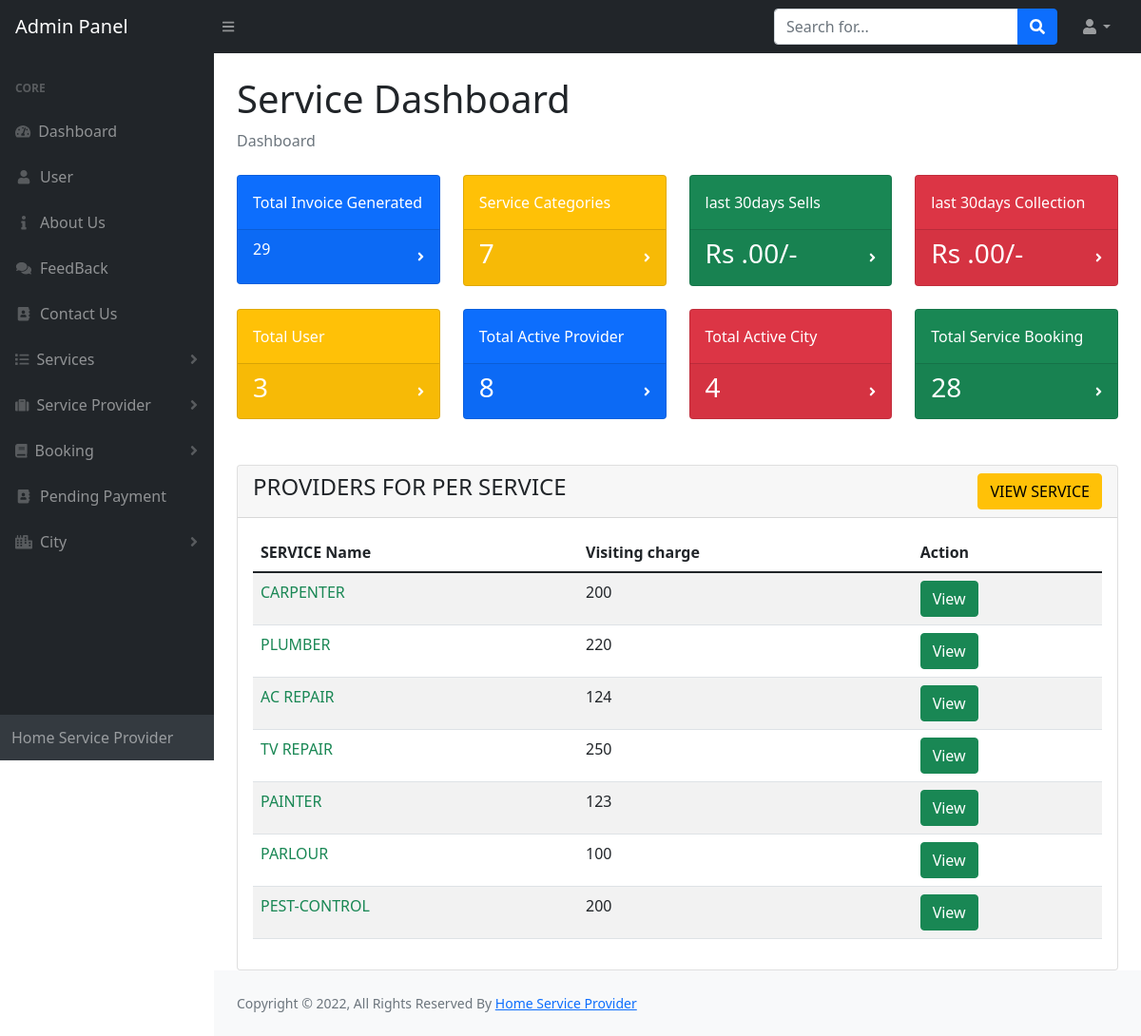
/admin/index.php (signed in), run on the app's committed database.
### tables this page shows
CREATE TABLE `services` (
  `sid` int(11) NOT NULL,
  `s_name` varchar(500) NOT NULL,
  `description` mediumtext NOT NULL,
  `s_img` varchar(500) NOT NULL,
  `visiting_price` varchar(100) NOT NULL
);

### admin/index.php (the view, shortened to what this page needs)
<?php
include('includes/header.php');
?>
 <div class="container-fluid px-4">
     <h1 class="mt-4">Service Dashboard</h1>
     <ol class="breadcrumb mb-4">
         <li class="breadcrumb-item active">Dashboard</li>
     </ol>
     <div class="row">
     <?php
                    $sqlcount = "SELECT (SELECT COUNT(*) FROM user u , invoice i  where i.uid= u.uid ) as u1,
                    (SELECT COUNT(*) FROM service_provider where status=1) as p1,
					(SELECT COUNT(*) FROM user) as u,
                    (SELECT COUNT(*) FROM city_mst where status=1) as c1,
                    (SELECT COUNT(*) FROM services) as s1,
					(SELECT sum(totalsubservice)  FROM invoice WHERE DATE(date) > (NOW() - INTERVAL 30 DAY)) as mt,
					(SELECT sum(round(visitingcharge/100*50))  FROM invoice WHERE company=3 AND DATE(date) > (NOW() - INTERVAL 30 DAY)) as mt1,
                    (SELECT COUNT(*) FROM booking where booking_status!='0')  as b1";
                    $resultcount =  mysqli_query($conn,$sqlcount);
                    if (mysqli_num_rows($resultcount)> 0) {
                    while($rowcount = mysqli_fetch_assoc($resultcount))
                        {
                    ?>
         <div class="col-xl-3 col-md-6">
             <div class="card bg-primary text-white mb-4">
                 <div class="card-body">Total Invoice Generated</div>
                 <div class="card-footer d-flex align-items-center justify-content-between">
                     <p><?php echo $rowcount['u1'];?></p>
                     <div class="small text-white"><i class="fas fa-angle-right"></i></div>
                 </div>
             </div>
         </div>
         <div class="col-xl-3 col-md-6">
             <div class="card bg-warning text-white mb-4">
                 <div class="card-body">Service Categories</div>
                 <div class="card-footer d-flex align-items-center justify-content-between">
                 <h3><?php echo $rowcount['s1'];?></h3>
                     <div class="small text-white"><i class="fas fa-angle-right"></i></div>
                 </div>
             </div>
         </div>
         <div class="col-xl-3 col-md-6">
             <div class="card bg-success text-white mb-4">
                 <div class="card-body">last 30days Sells</div>
                 <div class="card-footer d-flex align-items-center justify-content-between">
                 <h3>Rs <?php echo $rowcount['mt'];?>.00/-</h3>
                     <div class="small text-white"><i class="fas fa-angle-right"></i></div>
                 </div>
             </div>
         </div>
         <div class="col-xl-3 col-md-6">
             <div class="card bg-danger text-white mb-4">
                 <div class="card-body">last 30days Collection</div>
                 <div class="card-footer d-flex align-items-center justify-content-between">
                 <h3>Rs <?php echo $rowcount['mt1'];?>.00/-</h3>
                     <div class="small text-white"><i class="fas fa-angle-right"></i></div>
                 </div>
             </div>
         </div>
         <div class="col-xl-3 col-md-6">
             <div class="card bg-warning text-white mb-4">
                 <div class="card-body">Total User</div>
                 <div class="card-footer d-flex align-items-center justify-content-between">
                 <h3><?php echo $rowcount['u'];?></h3>
                     <div class="small text-white"><i class="fas fa-angle-right"></i></div>
                 </div>
             </div>
         </div>
         <div class="col-xl-3 col-md-6">
             <div class="card bg-primary text-white mb-4">
                 <div class="card-body">Total Active Provider</div>
                 <div class="card-footer d-flex align-items-center justify-content-between">
                 <h3><?php echo $rowcount['p1'];?></h3>
                     <div class="small text-white"><i class="fas fa-angle-right"></i></div>
                 </div>
             </div>
         </div>
         <div class="col-xl-3 col-md-6">
             <div class="card bg-danger text-white mb-4">
                 <div class="card-body">Total Active City</div>
                 <div class="card-footer d-flex align-items-center justify-content-between">
                 <h3><?php echo $rowcount['c1'];?></h3>
                     <div class="small text-white"><i class="fas fa-angle-right"></i></div>
                 </div>
             </div>
         </div>
         <div class="col-xl-3 col-md-6">
             <div class="card bg-success text-white mb-4">
                 <div class="card-body">Total Service Booking</div>
                 <div class="card-footer d-flex align-items-center justify-content-between">
                 <h3><?php echo $rowcount['b1'];?></h3>
                     <div class="small text-white"><i class="fas fa-angle-right"></i></div>
                 </div>
             </div>
         </div>
     </div>
     <div class="row mt-4">
        <div class="col-md-12">
            <div class="card">
                <div class="card-header">
                    <h4>PROVIDERS FOR PER SERVICE
                    <a href="service.php" class="btn btn-warning float-end">VIEW SERVICE</a>
                    </h4>
                </div>
                <?php }} ?>
                <div class="card-body">
     <table class="table table-striped custom-table">
								<thead>
									<tr>
										<th>SERVICE Name</th>
										<th>Visiting charge</th>
										<th>Action</th>
									</tr>
								</thead>
								<tbody>
								<?php
       												  $sql = 'SELECT * from services';
        											 $result =  mysqli_query($conn , $sql);
    											     if (mysqli_num_rows($result) > 0) {
          													  while($row = mysqli_fetch_assoc($result)) {
?>
									<tr>
										<td class="text-success text-uppercase"><?php echo $row['s_name']?></td>
										<td><?php echo $row['visiting_price']?></td>
										<td><a href="view-service.php?vid=<?php echo $row['sid']; ?>" class="btn btn-success">View</a></td>
									</tr>
													 <?php }} ?>
								</tbody>
							</table>
                            </div>
            </div>
        </div>
     </div>
<?php
include('includes/footer.php');
include('includes/scripts.php');
?>

### data on the page
services: s_name "CARPENTER", visiting_price "200"
services: s_name "PLUMBER", visiting_price "220"
services: s_name "AC REPAIR", visiting_price "124"
services: s_name "TV REPAIR", visiting_price "250"
services: s_name "PAINTER", visiting_price "123"
services: s_name "PARLOUR", visiting_price "100"
services: s_name "PEST-CONTROL", visiting_price "200"

### other printed values
$rowcount['u1'] "29"
$rowcount['s1'] "7"
$rowcount['u'] "3"
$rowcount['p1'] "8"
$rowcount['c1'] "4"
$rowcount['b1'] "28"
